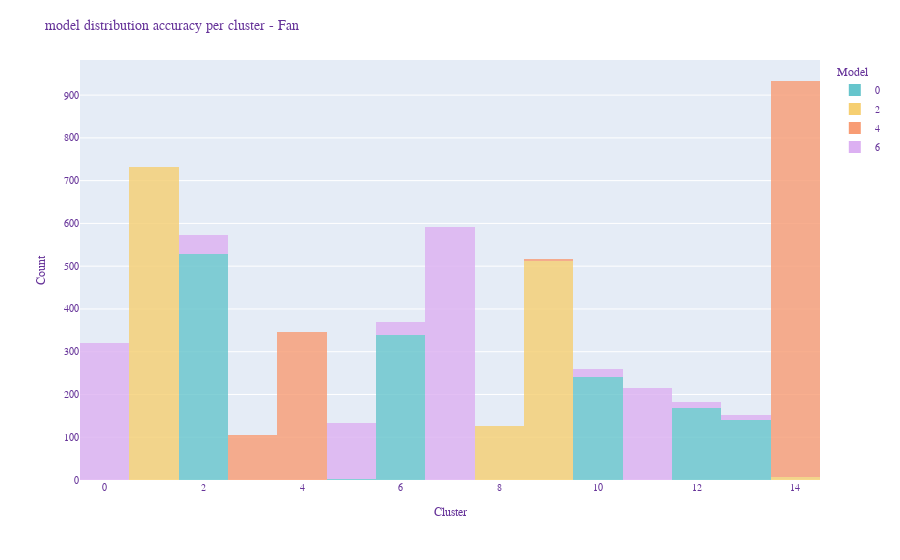

Notebook source saved alongside this figure:
### Code cell
fig = px.histogram(
    color=fans["model"], 
    x=cluster_labels, 
    opacity = 0.8, 
    color_discrete_sequence=px.colors.qualitative.Pastel
)

fig.update_layout(
    title_text="model distribution accuracy per cluster - Fan",
    xaxis_title="Cluster",
    yaxis_title="Count",
    legend_title="Model",
    font=dict(
            family="Courier New, monospace",
            size=10,
            color="RebeccaPurple"
    ))

fig.show()

# this graph makes more sense, I think. Most of the clusters seem to exclusively take only one
# model type. I conclude that at least for the fan machine type I need to cluster by model as well.

### Figure 1 — Plotly figure (JSON) as saved in the notebook; plotly's stock layout.template omitted (floating-point values rounded to 4 significant figures; data arrays with more than 128 entries replaced by an {"elided": "..."} marker saying what was removed)
{"data": [{"alignmentgroup": "True", "bingroup": "x", "hovertemplate": "color=0<br>x=%{x}<br>count=%{y}<extra></extra>", "legendgroup": "0", "marker": {"color": "rgb(102, 197, 204)", "opacity": 0.8, "pattern": {"shape": ""}}, "name": "0", "offsetgroup": "0", "orientation": "v", "showlegend": true, "type": "histogram", "x": {"elided": "1418 int values"}, "xaxis": "x", "yaxis": "y"}, {"alignmentgroup": "True", "bingroup": "x", "hovertemplate": "color=2<br>x=%{x}<br>count=%{y}<extra></extra>", "legendgroup": "2", "marker": {"color": "rgb(246, 207, 113)", "opacity": 0.8, "pattern": {"shape": ""}}, "name": "2", "offsetgroup": "2", "orientation": "v", "showlegend": true, "type": "histogram", "x": {"elided": "1375 int values"}, "xaxis": "x", "yaxis": "y"}, {"alignmentgroup": "True", "bingroup": "x", "hovertemplate": "color=4<br>x=%{x}<br>count=%{y}<extra></extra>", "legendgroup": "4", "marker": {"color": "rgb(248, 156, 116)", "opacity": 0.8, "pattern": {"shape": ""}}, "name": "4", "offsetgroup": "4", "orientation": "v", "showlegend": true, "type": "histogram", "x": {"elided": "1381 int values"}, "xaxis": "x", "yaxis": "y"}, {"alignmentgroup": "True", "bingroup": "x", "hovertemplate": "color=6<br>x=%{x}<br>count=%{y}<extra></extra>", "legendgroup": "6", "marker": {"color": "rgb(220, 176, 242)", "opacity": 0.8, "pattern": {"shape": ""}}, "name": "6", "offsetgroup": "6", "orientation": "v", "showlegend": true, "type": "histogram", "x": {"elided": "1376 int values"}, "xaxis": "x", "yaxis": "y"}], "layout": {"barmode": "relative", "font": {"color": "RebeccaPurple", "family": "Courier New, monospace", "size": 10}, "legend": {"title": {"text": "Model"}, "tracegroupgap": 0}, "margin": {"t": 60}, "title": {"text": "model distribution accuracy per cluster - Fan"}, "xaxis": {"anchor": "y", "domain": [0, 1], "title": {"text": "Cluster"}}, "yaxis": {"anchor": "x", "domain": [0, 1], "title": {"text": "Count"}}}}
